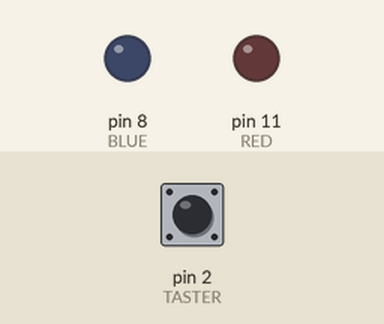
Simulated run of this sketch. Board: Arduino Uno, built with avr-gcc and run on an emulated ATmega328P. Shown: output pins drawn as LEDs (lit = HIGH). The test bench sets the inputs (shaded band); at power-on: pin 2 (TASTER) LOW.

Above: at 1.2 s.
1.3 s: pin 2 (TASTER) pulled HIGH for 1 s
At 3.0 s:
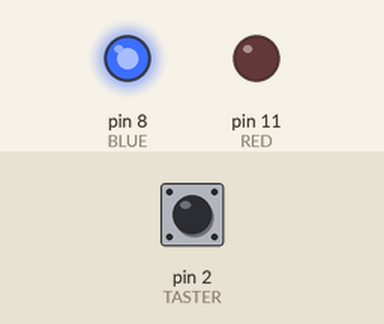
3.8 s: pin 2 (TASTER) pulled HIGH for 0.15 s
At 4.5 s:
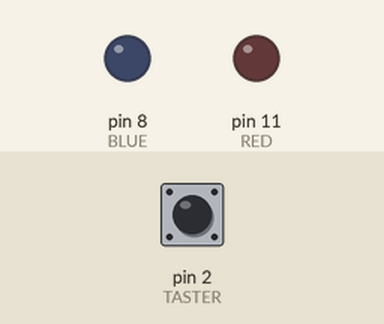
5.4 s: pin 2 (TASTER) pulled HIGH for 3.2 s
At 9.2 s:
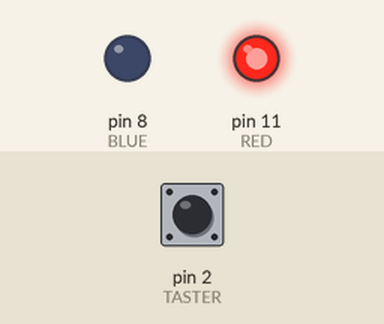
Timing chart, 0 to 10.7 s (numbered marks = the images above; inputs shaded):
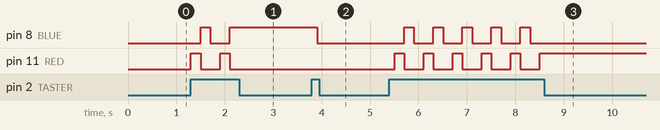

Measured:
- after the input at 1.3 s, pin 8 (BLUE): LOW → HIGH after 0.20 s, → LOW 0.20 s later, → HIGH 0.40 s later; pin 11 (RED): alternates HIGH for 0.20 s and LOW for 0.40 s, 4 changes in all, then stays LOW, starting at once
- after the input at 3.8 s, pin 8 (BLUE): HIGH → LOW after 0.11 s
- after the input at 5.4 s, pin 8 (BLUE): alternates HIGH for 0.20 s and LOW for 0.40 s, 10 changes in all, then stays LOW, starting after 0.31 s; pin 11 (RED): alternates HIGH for 0.20 s and LOW for 0.40 s, 11 changes in all, then stays HIGH, starting after 0.11 s

The sketch:

mvc-example4.ino
```cpp
/**
 * Beispiel mit 1 Zustands-Variablen mit binären Status
 */

const int RED = 11;
const int BLUE = 8;
const int TASTER = 2;
const long PERIOD = 100000;

// Model
const int OFFL = 0b00; // AUS
const int RL = 0b01; // Rote LED
const int BL = 0b10; // Blaue LED

int state = OFFL;

long timestamp = 0;

void setup()
{
  pinMode(RED, OUTPUT);
  pinMode(BLUE, OUTPUT);
  pinMode(TASTER, INPUT);
}

void loop()
{
  // Controller
  if(micros() > timestamp + PERIOD) {
    if(digitalRead(TASTER) == HIGH) {
      state++;
      if(state > BL) state = OFFL;
    }
    timestamp = micros() + PERIOD;
  }

  // View
  digitalWrite(RED, state&RL);
  digitalWrite(BLUE, state&BL);
}
```
